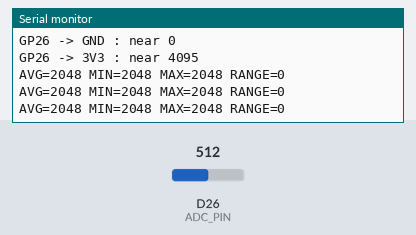
A sketch run on a simulated Arduino Due. Shown: the last lines printed to the serial monitor. The inputs (shaded band) are chosen by the test bench; at power-on: D26 (ADC_PIN) = 512 (analog values on the 0–1023 scale).

Above: at 2.2 s.
2.3 s: D26 (ADC_PIN) set to 716
At 3.0 s:
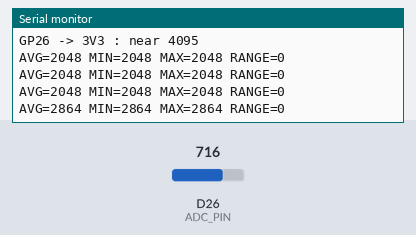
3.8 s: D26 (ADC_PIN) set to 900
At 3.8 s:
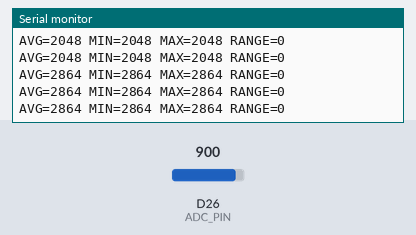
Timing chart, 0 to 6.8 s (numbered marks = the images above; inputs shaded):
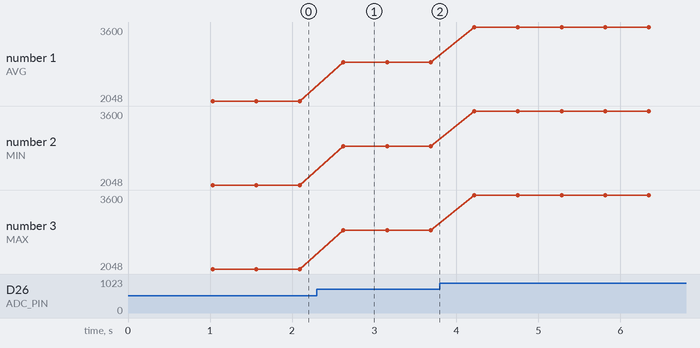

Measured:
- after the input at 2.3 s, the serial monitor: prints a new line after 0.33 s (image 1)
- plotted number 1: 2048 → 2864 after the input at 2.3 s, 2864 → 3600 after the input at 3.8 s
- plotted number 2: 2048 → 2864 after the input at 2.3 s, 2864 → 3600 after the input at 3.8 s
- plotted number 3: 2048 → 2864 after the input at 2.3 s, 2864 → 3600 after the input at 3.8 s

The sketch:

ADC_Test.ino
```cpp
/*
  RP2040 RAW ADC TEST
  GP26 / ADC0
  Standalone sketch.
*/

const uint8_t ADC_PIN = 26;
const uint16_t SAMPLES = 100;

void setup() {
  Serial.begin(115200);
  delay(1000);
  analogReadResolution(12);

  Serial.println();
  Serial.println("=== RP2040 ADC TEST ===");
  Serial.println("GP26 / ADC0 / 12-bit");
  Serial.println("GP26 -> GND : near 0");
  Serial.println("GP26 -> 3V3 : near 4095");
  Serial.println();
}

void loop() {
  uint16_t minRaw = 4095;
  uint16_t maxRaw = 0;
  uint32_t sum = 0;

  for (uint16_t i = 0; i < SAMPLES; i++) {
    uint16_t raw = analogRead(ADC_PIN);
    if (raw < minRaw) minRaw = raw;
    if (raw > maxRaw) maxRaw = raw;
    sum += raw;
    delayMicroseconds(200);
  }

  Serial.print("AVG=");
  Serial.print(sum / SAMPLES);
  Serial.print(" MIN=");
  Serial.print(minRaw);
  Serial.print(" MAX=");
  Serial.print(maxRaw);
  Serial.print(" RANGE=");
  Serial.println(maxRaw - minRaw);

  delay(500);
}
```
